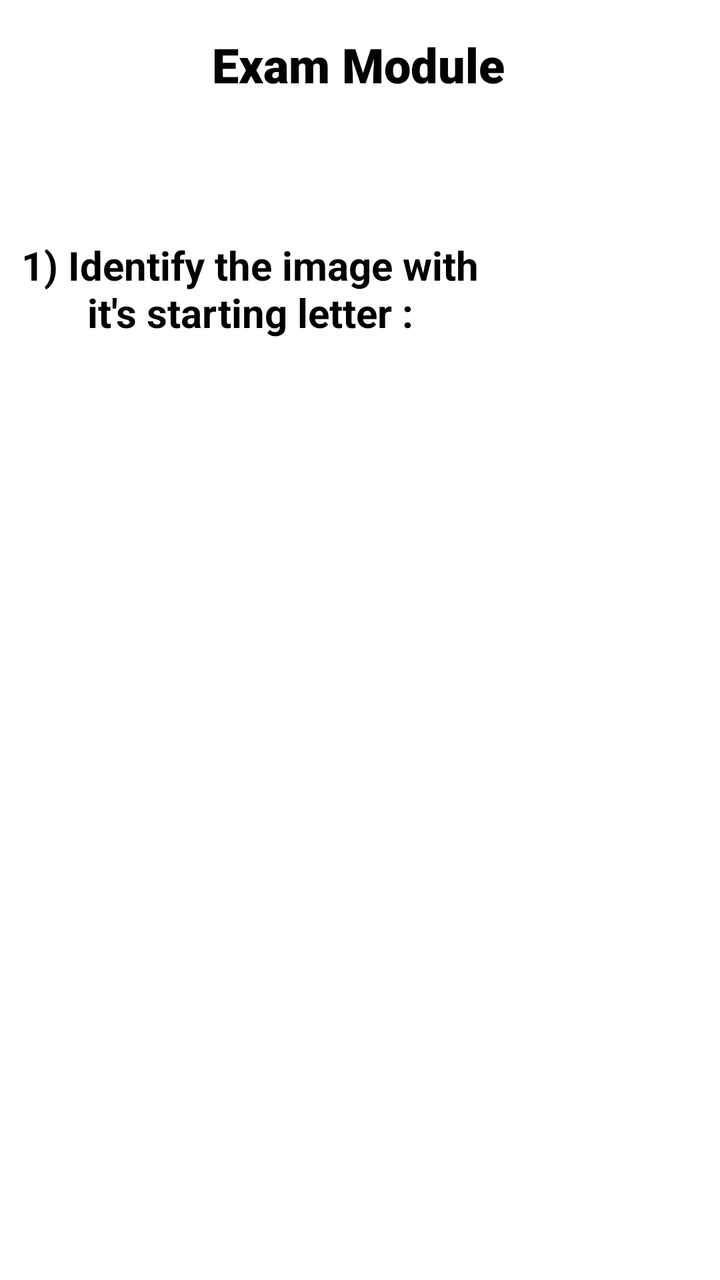
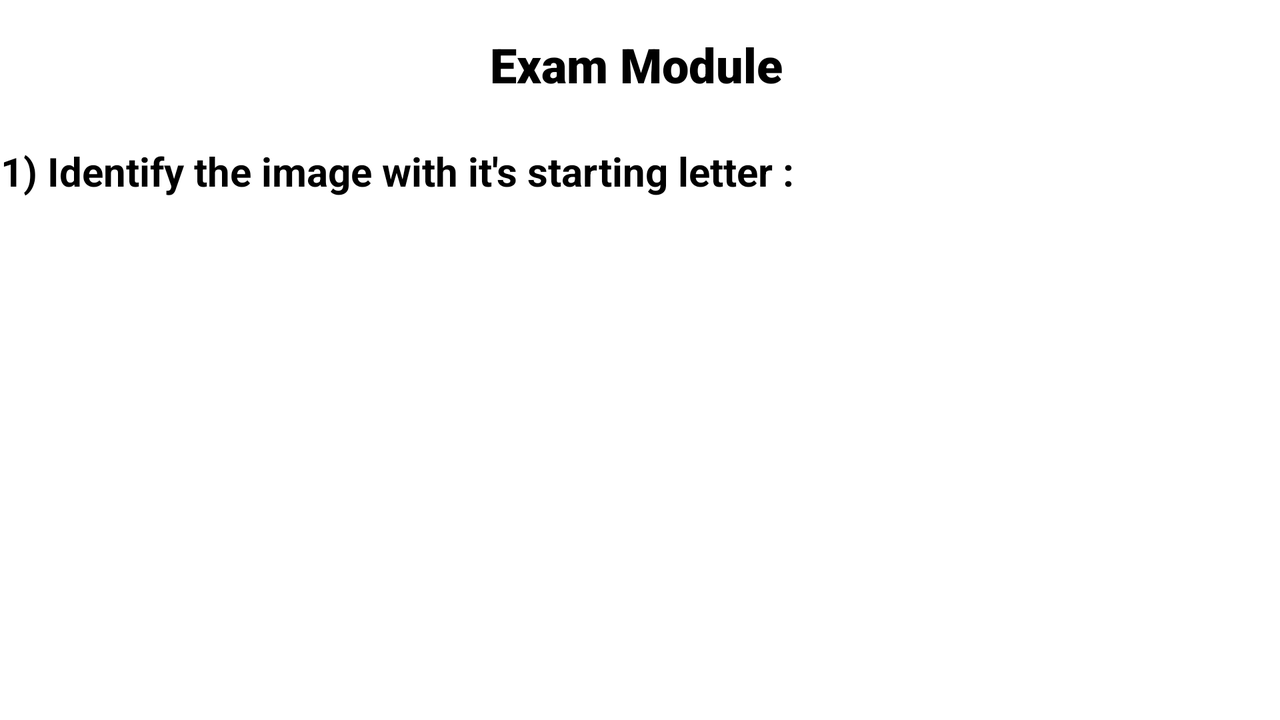

The same Android screen from two of the app's own layout files: first res/layout/ as a phone draws it, then the author's variant for another configuration, drawn on a device whose configuration selects that folder. Both files follow.
<!-- AndroidManifest.xml: application theme Theme.Learning -->
<!-- res/layout/activity_exam.xml -->
<?xml version="1.0" encoding="utf-8"?>
<androidx.constraintlayout.widget.ConstraintLayout xmlns:android="http://schemas.android.com/apk/res/android"
    xmlns:app="http://schemas.android.com/apk/res-auto"
    xmlns:tools="http://schemas.android.com/tools"
    android:layout_width="match_parent"
    android:layout_height="match_parent"
    tools:context=".exam">

    <androidx.constraintlayout.widget.ConstraintLayout
        android:layout_width="match_parent"
        android:layout_height="match_parent"
        android:background="@color/white"
        tools:context=".ExamModule">

        <TextView
            android:id="@+id/textView4"
            android:layout_width="wrap_content"
            android:layout_height="wrap_content"
            android:layout_marginTop="16dp"
            android:fontFamily="sans-serif-black"
            android:text="Exam Module"
            android:textAlignment="center"
            android:textAppearance="@style/TextAppearance.AppCompat.Display1"
            android:textColor="#000000"
            android:textSize="24sp"
            android:textStyle="bold"
            app:layout_constraintEnd_toEndOf="parent"
            app:layout_constraintHorizontal_bias="0.496"
            app:layout_constraintStart_toStartOf="parent"
            app:layout_constraintTop_toTopOf="parent" />

        <TextView
            android:id="@+id/textView5"
            android:layout_width="250dp"
            android:layout_height="wrap_content"
            android:layout_marginTop="103dp"
            android:text="1) Identify the image with it's starting letter :"
            android:textAlignment="center"
            android:textAppearance="@style/TextAppearance.AppCompat.Medium"
            android:textColor="#000000"
            android:textSize="20sp"
            android:textStyle="bold"
            app:layout_constraintStart_toStartOf="parent"
            app:layout_constraintTop_toTopOf="@+id/textView4" />

        <ImageView
            android:id="@+id/imageView"
            android:layout_width="122dp"
            android:layout_height="127dp"
            android:layout_marginTop="76dp"
            android:layout_marginEnd="16dp"
            app:layout_constraintEnd_toEndOf="parent"
            app:layout_constraintHorizontal_bias="0.531"
            app:layout_constraintStart_toEndOf="@+id/textView5"
            app:layout_constraintTop_toTopOf="@+id/textView4"
            app:srcCompat="@drawable/ant" />

        <Button
            android:id="@+id/btn30"
            android:layout_width="128sp"
            android:layout_height="66sp"
            android:layout_marginStart="16dp"
            android:layout_marginTop="156dp"
            android:text="A) Ant"
            android:textAlignment="center"
            android:textColor="#FFFFFF"
            android:textStyle="bold"
            app:layout_constraintStart_toStartOf="parent"
            app:layout_constraintTop_toTopOf="@+id/textView5" />

        <Button
            android:id="@+id/btn31"
            android:layout_width="128sp"
            android:layout_height="66sp"
            android:layout_marginStart="36dp"
            android:layout_marginTop="96dp"
            android:text="B) Insect"
            android:textAlignment="center"
            android:textColor="#FFFFFF"
            android:textStyle="bold"
            app:layout_constraintEnd_toEndOf="parent"
            app:layout_constraintHorizontal_bias="0.349"
            app:layout_constraintStart_toEndOf="@+id/btn30"
            app:layout_constraintTop_toBottomOf="@+id/textView5" />

        <Button
            android:id="@+id/btn32"
            android:layout_width="128sp"
            android:layout_height="66sp"
            android:layout_marginStart="16dp"
            android:layout_marginTop="20dp"
            android:text="C) Fly"
            android:textAlignment="center"
            android:textColor="#FFFFFF"
            android:textStyle="bold"
            app:layout_constraintStart_toStartOf="parent"
            app:layout_constraintTop_toBottomOf="@+id/btn30" />

        <Button
            android:id="@+id/btn33"
            android:layout_width="128sp"
            android:layout_height="66sp"
            android:layout_marginStart="36dp"
            android:layout_marginTop="20dp"
            android:text="D) Mosquito "
            android:textAlignment="center"
            android:textColor="#FFFFFF"
            android:textStyle="bold"
            app:layout_constraintEnd_toEndOf="parent"
            app:layout_constraintHorizontal_bias="0.517"
            app:layout_constraintStart_toEndOf="@+id/btn32"
            app:layout_constraintTop_toBottomOf="@+id/btn31" />

        <TextView
            android:id="@+id/txt2"
            android:layout_width="132dp"
            android:layout_height="62dp"
            android:layout_marginTop="36dp"
            android:fontFamily="sans-serif-black"
            android:gravity="center"
            android:textAlignment="center"
            android:textAppearance="@style/TextAppearance.AppCompat.Medium"
            android:textColor="#000000"
            android:textSize="20sp"
            android:textStyle="bold"
            app:layout_constraintEnd_toEndOf="parent"
            app:layout_constraintHorizontal_bias="0.483"
            app:layout_constraintStart_toStartOf="parent"
            app:layout_constraintTop_toBottomOf="@+id/btn33" />
    </androidx.constraintlayout.widget.ConstraintLayout>

    <TextView
        android:id="@+id/textView9"
        android:layout_width="wrap_content"
        android:layout_height="wrap_content"
        android:fontFamily="sans-serif-black"
        android:textAlignment="center"
        android:textColor="#000000"
        android:textStyle="bold"
        app:layout_constraintBottom_toBottomOf="parent"
        app:layout_constraintEnd_toEndOf="parent"
        app:layout_constraintStart_toStartOf="parent" />
</androidx.constraintlayout.widget.ConstraintLayout>
<!-- resources referenced by this layout -->
<resources>
  <!-- drawable ant: jpg bitmap (drawable, 23827 bytes) -->
  <style name="Theme.Learning" parent="Theme.MaterialComponents.DayNight.DarkActionBar">
          
          <item name="colorPrimary">@color/white</item>
          <item name="colorPrimaryVariant">@color/white</item>
          <item name="colorOnPrimary">@color/white</item>
          
          <item name="colorSecondary">@color/white</item>
          <item name="colorSecondaryVariant">@color/white</item>
          <item name="colorOnSecondary">@color/white</item>
          
          <item name="android:statusBarColor" tools:targetApi="l">?attr/colorPrimaryVariant</item>
          
      </style>
</resources>
<!-- res/layout-land/activity_exam.xml (the author's variant of the layout above) -->
<!-- drawn on the phone turned sideways -->
<?xml version="1.0" encoding="utf-8"?>
<androidx.constraintlayout.widget.ConstraintLayout xmlns:android="http://schemas.android.com/apk/res/android"
    xmlns:app="http://schemas.android.com/apk/res-auto"
    xmlns:tools="http://schemas.android.com/tools"
    android:layout_width="match_parent"
    android:layout_height="match_parent"
    tools:context=".exam">

    <androidx.constraintlayout.widget.ConstraintLayout
        android:layout_width="match_parent"
        android:layout_height="match_parent"
        android:background="@color/white"
        tools:context=".ExamModule">

        <TextView
            android:id="@+id/textView4"
            android:layout_width="wrap_content"
            android:layout_height="wrap_content"
            android:layout_marginTop="16dp"
            android:fontFamily="sans-serif-black"
            android:text="Exam Module"
            android:textAlignment="center"
            android:textAppearance="@style/TextAppearance.AppCompat.Display1"
            android:textColor="#000000"
            android:textSize="24sp"
            android:textStyle="bold"
            app:layout_constraintEnd_toEndOf="parent"
            app:layout_constraintHorizontal_bias="0.496"
            app:layout_constraintStart_toStartOf="parent"
            app:layout_constraintTop_toTopOf="parent" />

        <TextView
            android:id="@+id/textView5"
            android:layout_width="wrap_content"
            android:layout_height="wrap_content"
            android:layout_marginTop="56dp"
            android:text="1) Identify the image with it's starting letter :"
            android:textAlignment="center"
            android:textAppearance="@style/TextAppearance.AppCompat.Medium"
            android:textColor="#000000"
            android:textSize="20sp"
            android:textStyle="bold"
            app:layout_constraintStart_toStartOf="parent"
            app:layout_constraintTop_toTopOf="@+id/textView4" />

        <ImageView
            android:id="@+id/imageView"
            android:layout_width="122dp"
            android:layout_height="127dp"
            android:layout_marginTop="52dp"
            android:layout_marginEnd="16dp"
            app:layout_constraintEnd_toEndOf="parent"
            app:layout_constraintHorizontal_bias="1.0"
            app:layout_constraintStart_toEndOf="@+id/textView5"
            app:layout_constraintTop_toTopOf="@+id/textView4"
            app:srcCompat="@drawable/ant" />

        <Button
            android:id="@+id/btn30"
            android:layout_width="100sp"
            android:layout_height="50sp"
            android:layout_marginStart="4dp"
            android:layout_marginTop="40dp"
            android:text="A) Ant"
            android:textAlignment="center"
            android:textColor="#FFFFFF"
            android:textSize="12sp"
            android:textStyle="bold"
            app:layout_constraintStart_toStartOf="parent"
            app:layout_constraintTop_toTopOf="@+id/textView5" />

        <Button
            android:id="@+id/btn31"
            android:layout_width="100sp"
            android:layout_height="50sp"
            android:layout_marginStart="36dp"
            android:layout_marginTop="4dp"
            android:text="B) Insect"
            android:textAlignment="center"
            android:textColor="#FFFFFF"
            android:textSize="12sp"
            android:textStyle="bold"
            app:layout_constraintEnd_toEndOf="parent"
            app:layout_constraintHorizontal_bias="0.081"
            app:layout_constraintStart_toEndOf="@+id/btn30"
            app:layout_constraintTop_toBottomOf="@+id/textView5" />

        <Button
            android:id="@+id/btn32"
            android:layout_width="100sp"
            android:layout_height="50sp"
            android:layout_marginStart="4dp"
            android:layout_marginTop="4dp"
            android:text="C) Fly"
            android:textAlignment="center"
            android:textColor="#FFFFFF"
            android:textSize="12sp"
            android:textStyle="bold"
            app:layout_constraintStart_toStartOf="parent"
            app:layout_constraintTop_toBottomOf="@+id/btn30" />

        <Button
            android:id="@+id/btn33"
            android:layout_width="100sp"
            android:layout_height="50sp"
            android:layout_marginStart="36dp"
            android:layout_marginTop="8dp"
            android:text="D) Mosquito "
            android:textAlignment="center"
            android:textColor="#FFFFFF"
            android:textSize="12sp"
            android:textStyle="bold"
            app:layout_constraintEnd_toEndOf="parent"
            app:layout_constraintHorizontal_bias="0.081"
            app:layout_constraintStart_toEndOf="@+id/btn32"
            app:layout_constraintTop_toBottomOf="@+id/btn31" />

        <TextView
            android:id="@+id/txt2"
            android:layout_width="100dp"
            android:layout_height="50dp"
            android:fontFamily="sans-serif-black"
            android:gravity="center"
            android:textAlignment="center"
            android:textAppearance="@style/TextAppearance.AppCompat.Medium"
            android:textColor="#000000"
            android:textSize="20sp"
            android:textStyle="bold"
            app:layout_constraintBottom_toBottomOf="parent"
            app:layout_constraintEnd_toEndOf="parent"
            app:layout_constraintHorizontal_bias="0.499"
            app:layout_constraintStart_toStartOf="parent"
            app:layout_constraintTop_toTopOf="parent"
            app:layout_constraintVertical_bias="0.587" />
    </androidx.constraintlayout.widget.ConstraintLayout>

    <TextView
        android:id="@+id/textView9"
        android:layout_width="wrap_content"
        android:layout_height="wrap_content"
        android:fontFamily="sans-serif-black"
        android:textAlignment="center"
        android:textColor="#000000"
        android:textStyle="bold"
        app:layout_constraintBottom_toBottomOf="parent"
        app:layout_constraintEnd_toEndOf="parent"
        app:layout_constraintStart_toStartOf="parent" />
</androidx.constraintlayout.widget.ConstraintLayout>
